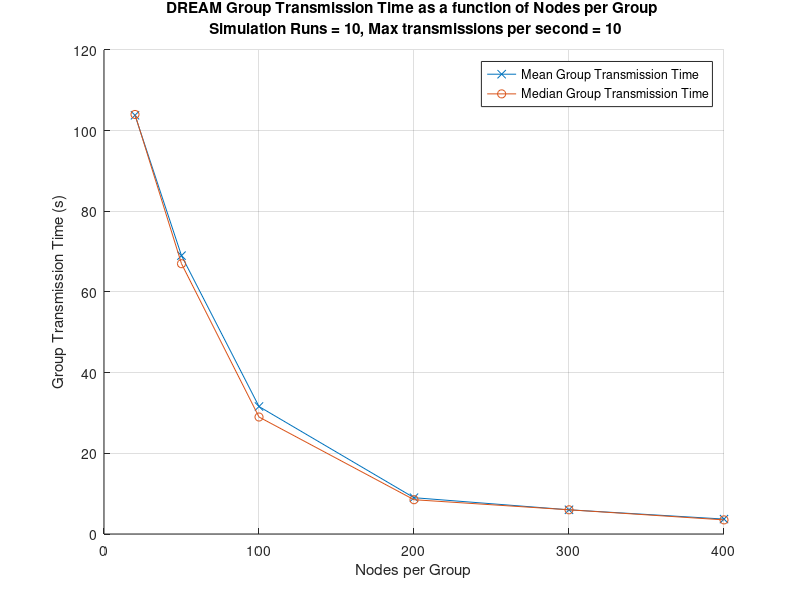
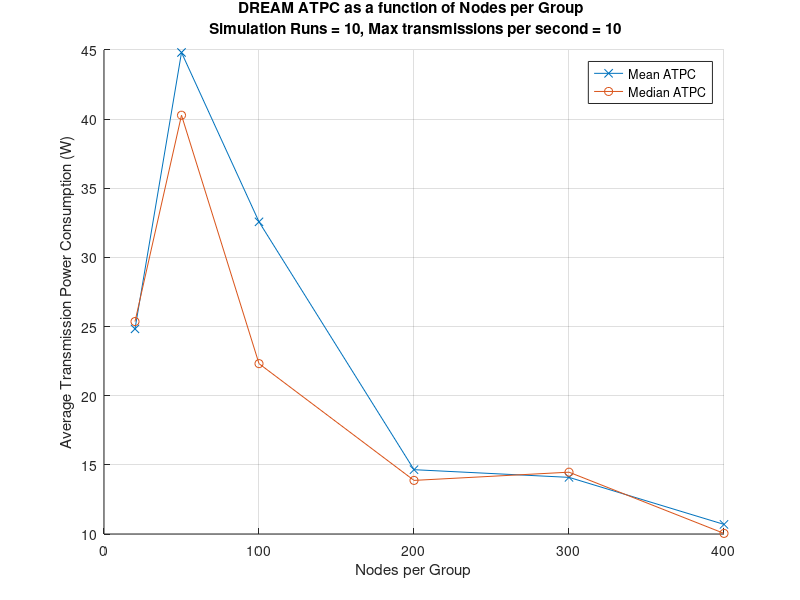

The MATLAB source for these figures, in order:
clear
close all

algo = 'DREAM';
number_of_runs = 10;
transmissions_per_sec = 10;

nodes = [
    20
    50
    100
    200
    300
    400
    ];

mean_GTT = [
    103.8000
    69
    31.6000
    9
    6
    3.7
    ];

median_GTT = [
    104
    67
    29
    8.5
    6
    3.5
    ];

mean_ATPC = [
    24.8286
    44.8131
    32.5687
    14.6499
    14.0950
    10.6952
    ];

median_ATPC = [
    25.3588
    40.2763
    22.3173
    13.8755
    14.4695
    10.0435
    ];

figure(1)
hold on
plot(nodes,mean_GTT,'-x')
plot(nodes,median_GTT,'-o')
hold off
grid on
xlabel('Nodes per Group')
ylabel('Group Transmission Time (s)')
legend('Mean Group Transmission Time', 'Median Group Transmission Time', 'Location', 'best')
str = sprintf('%s Group Transmission Time as a function of Nodes per Group \n Simulation Runs = %d, Max transmissions per second = %d',algo,number_of_runs,transmissions_per_sec);
title(str);

figure(2)
hold on
plot(nodes,mean_ATPC,'-x')
plot(nodes,median_ATPC,'-o')
hold off
grid on
xlabel('Nodes per Group')
ylabel('Average Transmission Power Consumption (W)')
legend('Mean ATPC', 'Median ATPC', 'Location', 'best')
str = sprintf('%s ATPC as a function of Nodes per Group \n Simulation Runs = %d, Max transmissions per second = %d',algo,number_of_runs,transmissions_per_sec);
title(str);
